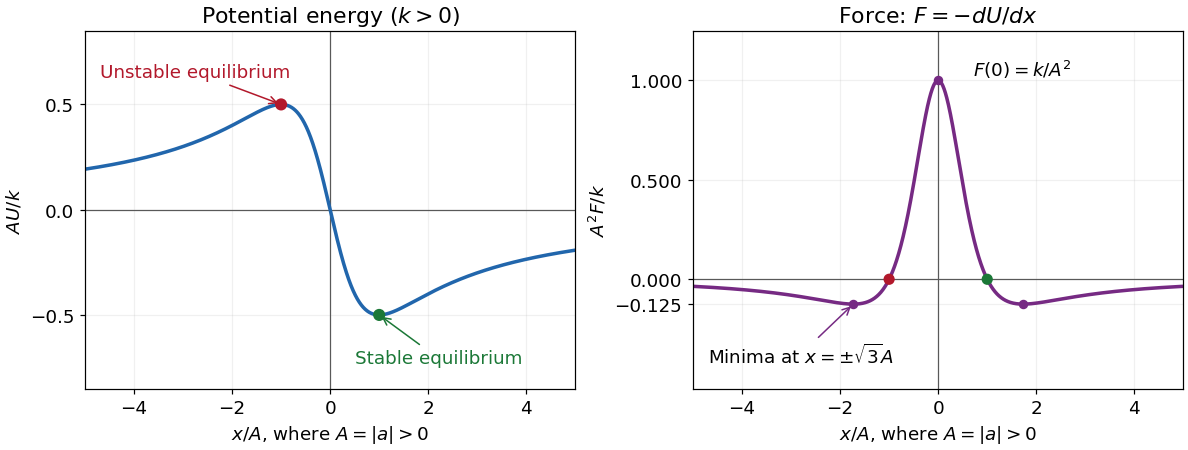

The Python source for this figure:
"""Plot Oxford Physics 1 (2021), question 3. Python 3.14; NumPy, Matplotlib."""
from pathlib import Path

import matplotlib
matplotlib.use('Agg')
import matplotlib.pyplot as plt
import numpy as np


def main():
    plt.rcParams.update({'font.size': 12, 'figure.facecolor': 'white', 'axes.facecolor': 'white'})
    x = np.linspace(-5, 5, 2001)
    potential = -x / (1 + x**2)
    force = (1 - x**2) / (1 + x**2)**2
    fig, axes = plt.subplots(1, 2, figsize=(10.8, 4.1), layout='constrained')
    for ax in axes:
        ax.axhline(0, color='0.35', linewidth=0.8)
        ax.axvline(0, color='0.35', linewidth=0.8)
        ax.set(xlim=(-5, 5), xlabel=r'$x/A$, where $A=|a|>0$')
        ax.grid(alpha=0.18)
    ax = axes[0]
    ax.plot(x, potential, color='#2166ac', linewidth=2.3)
    ax.set(title=r'Potential energy ($k>0$)', ylabel=r'$AU/k$')
    ax.scatter([-1, 1], [0.5, -0.5], c=['#b2182b', '#1b7837'], s=48, zorder=3)
    ax.annotate('Unstable equilibrium', (-1, 0.5), xytext=(-4.7, 0.63),
                arrowprops={'arrowstyle': '->', 'color': '#b2182b'}, color='#b2182b')
    ax.annotate('Stable equilibrium', (1, -0.5), xytext=(0.5, -0.73),
                arrowprops={'arrowstyle': '->', 'color': '#1b7837'}, color='#1b7837')
    ax.set(ylim=(-0.85, 0.85), yticks=[-0.5, 0, 0.5])
    ax = axes[1]
    ax.plot(x, force, color='#762a83', linewidth=2.3)
    ax.scatter([-1, 1], [0, 0], c=['#b2182b', '#1b7837'], s=40, zorder=3)
    ax.scatter([-np.sqrt(3), 0, np.sqrt(3)], [-1/8, 1, -1/8], color='#762a83', s=27, zorder=3)
    ax.annotate(r'$F(0)=k/A^2$', (0, 1), xytext=(0.7, 1.02))
    ax.annotate(r'Minima at $x=\pm\sqrt{3}A$', (-np.sqrt(3), -1/8), xytext=(-4.7, -0.42),
                arrowprops={'arrowstyle': '->', 'color': '#762a83'})
    ax.set(title=r'Force: $F=-dU/dx$', ylabel=r'$A^2F/k$', ylim=(-0.55, 1.25), yticks=[-0.125, 0, 0.5, 1])
    output = Path.cwd() / Path(__file__).with_suffix('.png').name
    fig.savefig(output, dpi=110, facecolor='white', transparent=False,
                metadata={'Software': 'Oxford Physics 1 (2021) figure generator'})
    plt.close(fig)


if __name__ == '__main__':
    main()
